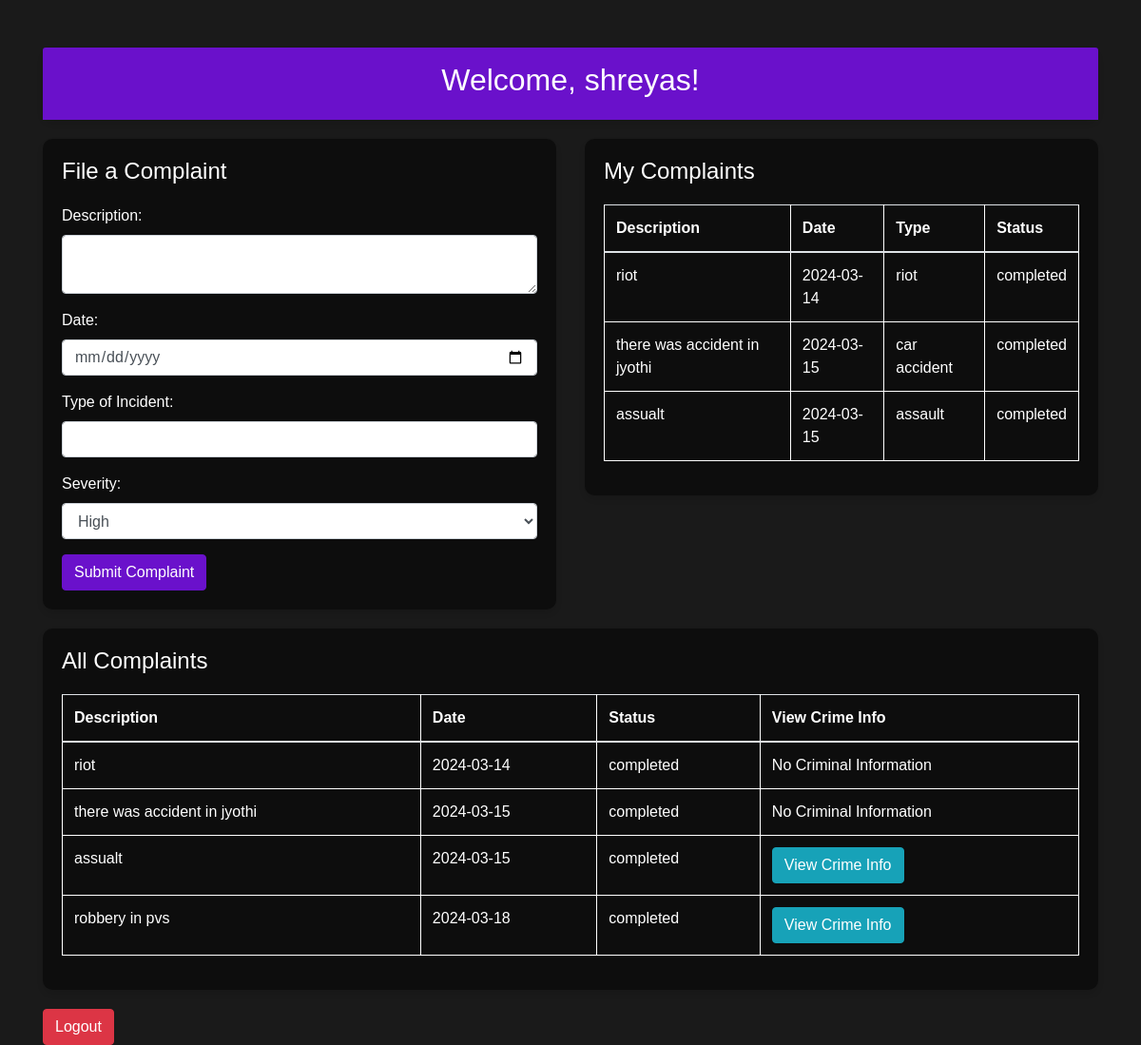
The app's page /dashboard.php (signed in) with its own data.
### tables this page shows
CREATE TABLE `users` (
  `id` int(11) NOT NULL,
  `username` varchar(50) NOT NULL,
  `password` varchar(255) NOT NULL,
  `email` varchar(100) NOT NULL,
  `role` varchar(10) NOT NULL
);

CREATE TABLE `complaints` (
  `id` int(11) NOT NULL,
  `user_id` int(11) NOT NULL,
  `description` text DEFAULT NULL,
  `date` date DEFAULT NULL,
  `type` varchar(100) DEFAULT NULL,
  `status` enum('pending','completed') DEFAULT 'pending',
  `severity` enum('high','medium','low') NOT NULL DEFAULT 'low',
  `priority` int(11) DEFAULT NULL
);

CREATE TABLE `criminals` (
  `id` int(11) NOT NULL,
  `complaint_id` int(11) NOT NULL,
  `name` varchar(100) DEFAULT NULL,
  `age` int(11) DEFAULT NULL,
  `description` text DEFAULT NULL,
  `date_of_capture` date DEFAULT NULL
);

### dashboard.php (the view, shortened to what this page needs)
<?php
require_once('db.php');
$user_id = $_SESSION['user_id'];
$query = "SELECT username FROM Users WHERE id = ?";
$stmt = $conn->prepare($query);
$stmt->bind_param("i", $user_id);
$stmt->execute();
$result = $stmt->get_result();
$row = $result->fetch_assoc();
$username = $row['username'];
?>
<!DOCTYPE html>
<html lang="en">
<head>
    <link rel="stylesheet" href="https://maxcdn.bootstrapcdn.com/bootstrap/4.5.2/css/bootstrap.min.css">
</head>
<body>
    <div class="container">
        <div class="row">
            <div class="col-md-12">
                <div class="card">
                    <div class="card-header">
                        <h2 class="text-center">Welcome, <?php echo $username; ?>!</h2>
                    </div>
                </div>
            </div>
        </div>
        <div class="row">
            <div class="col-md-6">
                <div class="card">
                    <div class="card-body">
                        <h3 class="card-title">File a Complaint</h3>
                        <form action="submit_complaint.php" method="POST">
                            <div class="form-group">
                                <label>Description:</label>
                                <textarea class="form-control" name="description" required></textarea>
                            </div>
                            <div class="form-group">
                                <label>Date:</label>
                                <input type="date" class="form-control" name="date" required>
                            </div>
                            <div class="form-group">
                                <label>Type of Incident:</label>
                                <input type="text" class="form-control" name="type" required>
                            </div>
                            <div class="form-group">
                                <label>Severity:</label>
                                <select class="form-control" name="severity" required>
                                    <option value="high">High</option>
                                </select>
                            </div>
                            <button type="submit" class="btn btn-primary">Submit Complaint</button>
                        </form>
                    </div>
                </div>
            </div>
            <div class="col-md-6">
                <div class="card">
                    <div class="card-body">
                        <h3 class="card-title">My Complaints</h3>
                        <table class="table">
                            <thead>
                                <tr>
                                    <th>Description</th>
                                    <th>Date</th>
                                    <th>Type</th>
                                    <th>Status</th>
                                </tr>
                            </thead>
                            <tbody>
                                <?php
                                $query = "SELECT * FROM UserComplaints WHERE user_id = ?";
                                $stmt = $conn->prepare($query);
                                $stmt->bind_param("i", $user_id);
                                $stmt->execute();
                                $result = $stmt->get_result();
                                while($row = $result->fetch_assoc()) {
                                    echo "<tr>";
                                    echo "<td>{$row['description']}</td>";
                                    echo "<td>{$row['date']}</td>";
                                    echo "<td>{$row['type']}</td>";
                                    echo "<td>{$row['status']}</td>";
                                    echo "</tr>";
                                }
                                ?>
                            </tbody>
                        </table>
                    </div>
                </div>
            </div>
        </div>
        <div class="card">
            <div class="card-body">
                <h3 class="card-title">All Complaints</h3>
                <table class="table">
                    <thead>
                        <tr>
                            <th>Description</th>
                            <th>Date</th>
                            <th>Status</th>
                            <th>View Crime Info</th>
                        </tr>
                    </thead>
                    <tbody>
                    <?php
                        $query = "SELECT complaints.*, criminals.name AS criminal_name
                                  FROM complaints
                                  LEFT JOIN criminals ON complaints.id = criminals.complaint_id";
                        $result = mysqli_query($conn, $query);
                        while($row = mysqli_fetch_assoc($result)) {
                            echo "<tr>";
                            echo "<td>{$row['description']}</td>";
                            echo "<td>{$row['date']}</td>";
                            echo "<td>{$row['status']}</td>";
                            echo "<td>";
                            if ($row['criminal_name']) {
                                echo "<a href='view_crime_info.php?complaint_id={$row['id']}' class='btn btn-info'>View Crime Info</a>";
                            } else {
                                echo "No Criminal Information";
                            }
                            echo "</td>";
                            echo "</tr>";
                        }
                    ?>
                    </tbody>
                </table>
            </div>
        </div>
        <form action="logout.php" method="POST">
            <button type="submit" class="btn btn-danger">Logout</button>
        </form>
    </div>
</body>
</html>

### dashboard.php (style rules this page uses)
body { background-color: #1a1a1a; color: #ffffff; font-family: Arial, sans-serif; margin-top: 50px; }
.container { margin-top: 20px; }
.card { background-color: rgba(0, 0, 0, 0.5); border: none; border-radius: 10px; box-shadow: 0 4px 6px rgba(0, 0, 0, 0.1); margin-bottom: 20px; }
.card-header { background-color: #6a11cb; color: #ffffff; border-bottom: none; border-top-left-radius: 10px; border-top-right-radius: 10px; padding: 15px; }
.card-body { padding: 20px; }
.card-title { color: #ffffff; font-size: 24px; margin-bottom: 20px; }
.btn-primary { background-color: #6a11cb; border-color: #6a11cb; transition: background-color 0.3s ease; }
table { color: #ffffff; }
th, td { border: 1px solid #ffffff; padding: 10px; color: #ffffff; }

### records on screen
users: username "shreyas"
complaints: description "riot", date "2024-03-14", status "completed", shows "No Criminal Information"
complaints: description "there was accident in jyothi", date "2024-03-15", status "completed", shows "No Criminal Information"
criminals: complaint.description "assualt", complaint.date "2024-03-15", complaint.status "completed"
criminals: complaint.description "robbery in pvs", complaint.date "2024-03-18", complaint.status "completed"

### other values on screen
$row['description'] "riot"
$row['date'] "2024-03-14"
$row['type'] "riot"
$row['status'] "completed"
$row['description'] "there was accident in jyothi"
$row['date'] "2024-03-15"
$row['type'] "car accident"
$row['description'] "assualt"
$row['type'] "assault"
